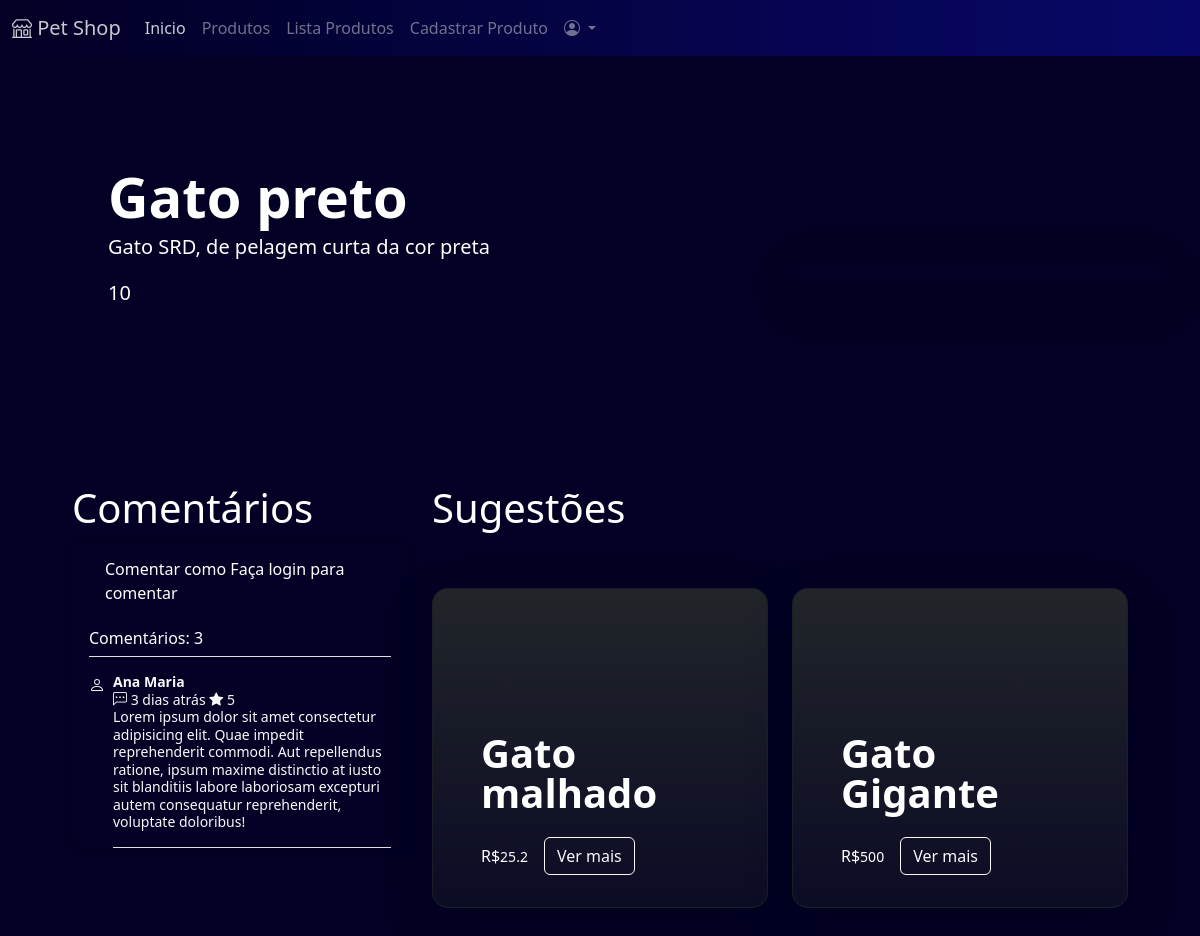
Page /produtos/item.php?u_id=10 on the committed database.
### tables this page shows
CREATE TABLE produtos(
id INTEGER PRIMARY KEY AUTOINCREMENT,
nome TEXT,
tipo TEXT,
descricao TEXT,
preco REAL,
quantidade INTEGER,
imagem TEXT
);

### produtos/item.php (the view, shortened to what this page needs)
<?php
include '../configuracao/conexao.php';
$id = $_GET['u_id'];
include '../componentes/header.php';
$sql = "SELECT * FROM produtos WHERE Id = $id";
$resultado = $db->query($sql);
while ($item = $resultado->fetchArray()) {
  $id = $item['id'];
?>
  <section class="p-5">
    <div class="text-white">
      <div class="row p-4 pb-0 pe-lg-0 pt-lg-5 align-items-center">
        <div class="col-lg-7 p-3 p-lg-5 pt-lg-3">
          <h1 class="display-4 fw-bold lh-1">
            <?php
            echo $item['nome'];
            ?>
          </h1>
          <p class="lead">
            <?php
            echo $item['descricao'];
            ?>
          </p>
          <p class="lead">
            <?php
            echo $id;
            ?>
          </p>
        </div>
        <div class="col-lg-4 offset-lg-1 p-0 overflow-hidden shadow-lg">
        </div>
      </div>
      <div class="px-4 py-5" id="custom-cards">
        <div class="row py-5">
          <div class="col-4">
            <h1>Comentários</h1>
            <div class="card bg-2 text-white shadow-sm px-3">
              <div class="card-body">
                <label for="comentario" class="form-label">Comentar como
                  <?php
                  if (isset($_SESSION['usuario'])) {
                    echo $_SESSION['usuario'];
                  ?>
                </label>
                <form action="../comentarios/addComentario.php" method="POST">
                  <input type="hidden" name="id_produto" value="<?php echo $item['id']; ?>">
                  <input type="hidden" name="id_usuario" value="<?php echo $idUsuario; ?>">
                  <textarea class="form-control" name="comentario" id="comentario" rows="3" placeholder="Comente Aqui"></textarea>
                  <div class="form-group">
                    <label for="nota">Nota</label>
                    <select class="form-control" name="nota" id="nota">
                      <option value="1">1</option>
                      <option value="2">2</option>
                      <option value="3">3</option>
                      <option value="4">4</option>
                      <option value="5">5</option>
                    </select>
                  </div>
                  </br>
                  <button type="submit" class="btn btn-primary">Comentar</button>
                </form>
              <?php
                  } else {
                    echo "Faça login para comentar";
                  }
              ?>
              </div>
              <h6 class="border-bottom pb-2 mb-0">
                Comentários: 3
              </h6>
              <div class="d-flex text-light pt-3">
                <div class="bd-placeholder-img flex-shrink-0 me-2 rounded" width="32" height="32" xmlns="http://www.w3.org/2000/svg" role="img" aria-label="Placeholder: 32x32" preserveAspectRatio="xMidYMid slice" focusable="false">
                  <i class="bi bi-person"></i>
                </div>
                <p class="pb-3 mb-0 small lh-sm border-bottom">
                  <strong class="d-block text-gray-dark">Ana Maria</strong>
                  <i class="bi bi-chat-left-dots"></i> 3 dias atrás
                  <i class="bi bi-star-fill"></i> 5
                  Lorem ipsum dolor sit amet consectetur adipisicing elit. Quae impedit reprehenderit commodi. Aut repellendus ratione, ipsum maxime distinctio at iusto sit blanditiis labore laboriosam excepturi autem consequatur reprehenderit, voluptate doloribus!
                </p>
              </div>
            </div>
          </div>
          <div class="col-8">
            <h1>
              Sugestões
            </h1>
            <div class="row row-cols-1 row-cols-lg-2 align-items-stretch g-4 py-5">
              <?php
              $sql = "SELECT * FROM produtos WHERE tipo = '" . $item['tipo'] . "' AND id != '" . $item['id'] . "'";
              $resultado2 = $db->query($sql);
              while ($item = $resultado2->fetchArray()) {
              ?>
                <div class="col">
                  <div class="card card-cover h-100 overflow-hidden text-bg-dark rounded-4 shadow-lg" style="background-image: url('<?php echo $item['imagem']; ?>'); background-size: cover;  background-position: center;">
                    <div class="d-flex flex-column h-100 p-5 pb-3 text-white text-shadow-1 bg-gradiente">
                      <h3 class="pt-5 mt-5 mb-4 display-6 lh-1 fw-bold">
                        <?php
                        echo $item['nome'];
                        ?>
                      </h3>
                      <ul class="d-flex list-unstyled mt-auto">
                        <li class="d-flex align-items-center me-3">
                          R$
                          <small>
                            <?php
                            echo $item['preco'];
                            ?>
                          </small>
                        </li>
                        <li class="d-flex align-items-center">
                          <a href="../produtos/item.php?u_id=<?php echo $item['id']; ?>
                          " class="btn btn-outline-light">
                            Ver mais
                          </a>
                        </li>
                      </ul>
                    </div>
                  </div>
                </div>
              <?php
              }
              ?>
            </div>
          </div>
        </div>
      </div>
  </section>
<?php
}
include '../componentes/footer.php';
?>

### componentes/estilo.css (style rules this page uses)
.bg-2 { background-color: #020024; }
.bg-gradiente { background-image: linear-gradient(to top, #020024b1, rgba(0,0,0,0)); }

### rows in the picture
produtos: nome "Gato preto", descricao "Gato SRD, de pelagem curta da cor preta", id "10"
produtos: nome "Gato malhado", preco "25.2"
produtos: nome "Gato Gigante", preco "500"
